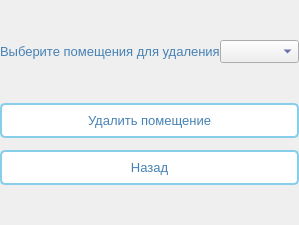
      <widget class="QWidget" name="deleteRoomPage">
       <layout class="QVBoxLayout" name="verticalLayout_12">
        <property name="spacing">
         <number>0</number>
        </property>
        <property name="leftMargin">
         <number>0</number>
        </property>
        <property name="topMargin">
         <number>0</number>
        </property>
        <property name="rightMargin">
         <number>0</number>
        </property>
        <property name="bottomMargin">
         <number>0</number>
        </property>
        <item>
         <spacer name="verticalSpacer_3">
          <property name="orientation">
           <enum>Qt::Vertical</enum>
          </property>
          <property name="sizeType">
           <enum>QSizePolicy::Minimum</enum>
          </property>
          <property name="sizeHint" stdset="0">
           <size>
            <width>20</width>
            <height>40</height>
           </size>
          </property>
         </spacer>
        </item>
        <item>
         <layout class="QHBoxLayout" name="horizontalLayout_5">
          <item>
           <widget class="QLabel" name="label_15">
            <property name="font">
             <font>
              <pointsize>10</pointsize>
              <weight>50</weight>
              <bold>false</bold>
             </font>
            </property>
            <property name="styleSheet">
             <string notr="true">QLabel {
    color: #4682B4;

    font-weight: normal;
}</string>
            </property>
            <property name="text">
             <string>Выберите помещения для удаления</string>
            </property>
           </widget>
          </item>
          <item>
           <widget class="QComboBox" name="deleteRoomcomboBox">
            <property name="font">
             <font>
              <pointsize>10</pointsize>
             </font>
            </property>
            <property name="styleSheet">
             <string notr="true"> color: #1A237E; </string>
            </property>
           </widget>
          </item>
         </layout>
        </item>
        <item>
         <spacer name="verticalSpacer_5">
          <property name="orientation">
           <enum>Qt::Vertical</enum>
          </property>
          <property name="sizeType">
           <enum>QSizePolicy::Minimum</enum>
          </property>
          <property name="sizeHint" stdset="0">
           <size>
            <width>20</width>
            <height>40</height>
           </size>
          </property>
         </spacer>
        </item>
        <item>
         <layout class="QVBoxLayout" name="verticalLayout_2">
          <property name="spacing">
           <number>12</number>
          </property>
          <item>
           <widget class="QPushButton" name="deleteRoomButton">
            <property name="font">
             <font>
              <pointsize>10</pointsize>
             </font>
            </property>
            <property name="styleSheet">
             <string notr="true">QPushButton {
    background-color: white;
    border: 2px solid #87CEEB;
    border-radius: 5px;
    padding: 8px;
    color: #4682B4;
}

QPushButton:hover {
    background-color: #F0F8FF;
}

QPushButton:pressed {
    background-color: #E6F3FF;
}</string>
            </property>
            <property name="text">
             <string>Удалить помещение</string>
            </property>
           </widget>
          </item>
          <item>
           <widget class="QPushButton" name="pushButton_6">
            <property name="font">
             <font>
              <pointsize>10</pointsize>
             </font>
            </property>
            <property name="styleSheet">
             <string notr="true">QPushButton {
    background-color: white;
    border: 2px solid #87CEEB;
    border-radius: 5px;
    padding: 8px;
    color: #4682B4;
}

QPushButton:hover {
    background-color: #F0F8FF;
}

QPushButton:pressed {
    background-color: #E6F3FF;
}</string>
            </property>
            <property name="text">
             <string>Назад</string>
            </property>
           </widget>
          </item>
          <item>
           <spacer name="verticalSpacer_4">
            <property name="orientation">
             <enum>Qt::Vertical</enum>
            </property>
            <property name="sizeHint" stdset="0">
             <size>
              <width>20</width>
              <height>40</height>
             </size>
            </property>
           </spacer>
          </item>
         </layout>
        </item>
       </layout>
      </widget>
